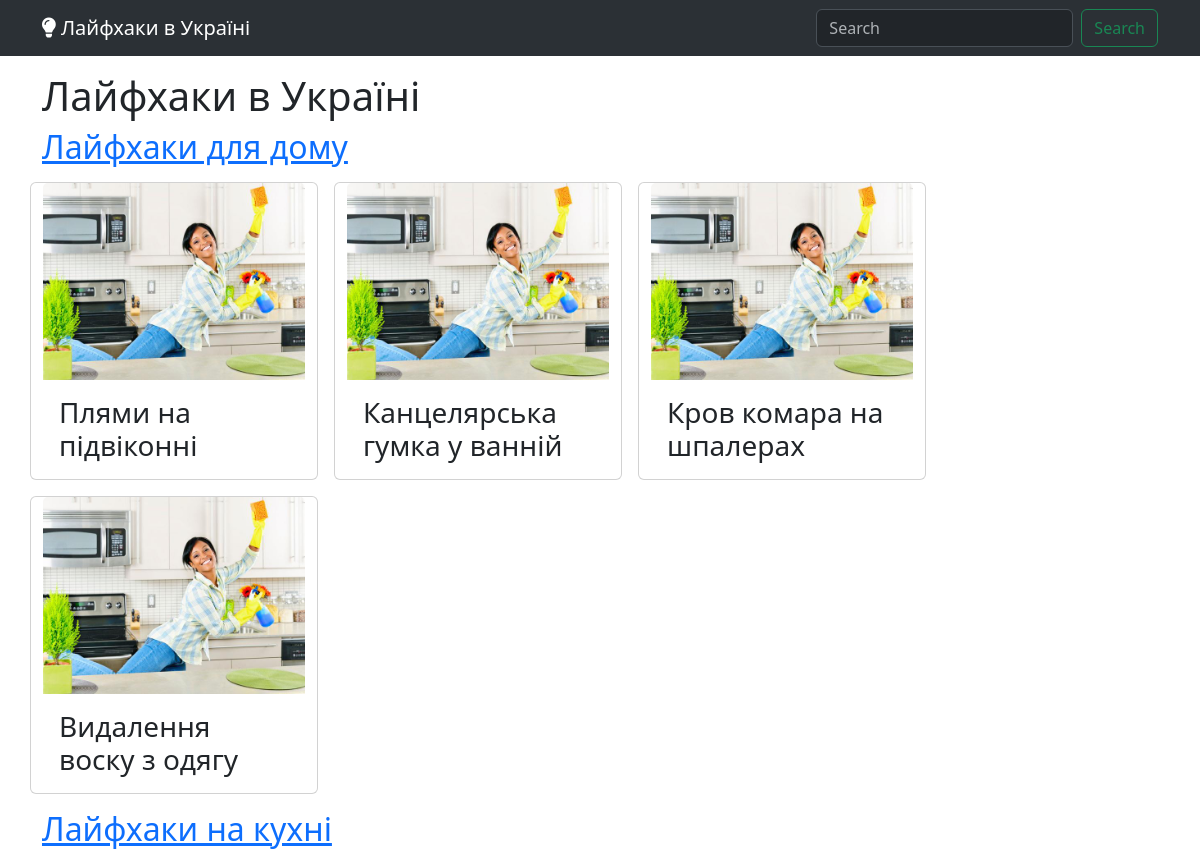
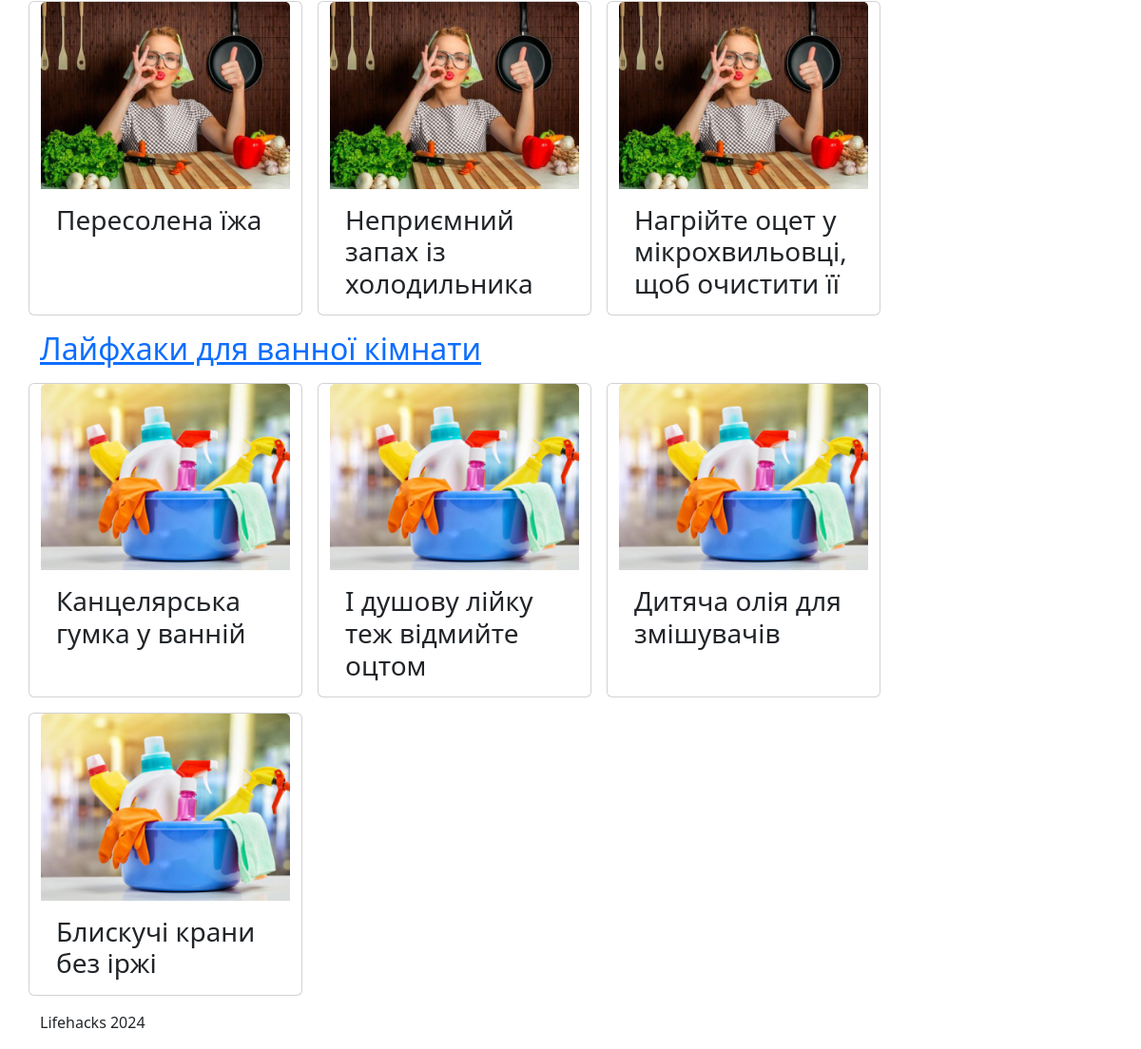
The page / on the database its author committed (2 pictures, top to bottom).
### blog/models.py (models this page shows, shortened)
class Category(models.Model):
    name = models.CharField(max_length=100)
    slug = models.CharField(max_length=100, unique=True, blank=True)
    image = models.ImageField(
        upload_to=category_image_upload_to, blank=True, null=True)
    description = models.TextField(blank=True, null=True)

class Post(models.Model):
    title = models.CharField(max_length=200)
    slug = models.CharField(max_length=200, unique=True, blank=True)
    content = models.TextField()
    image = models.CharField(max_length=200, blank=True, null=True)
    youtube = models.CharField(max_length=100, blank=True, null=True)
    tiktok = models.CharField(max_length=100, blank=True, null=True)
    categories = models.ManyToManyField(Category, related_name='posts')
    created_at = models.DateTimeField(auto_now_add=True)

### main/views.py (the view)
# urls.py: path('', views.index, name='index'),
def index(request):
    categories = Category.objects.all()
    return render(request, 'main/index.html', {"categories": categories, 'posts': []})

### main/templates/main/index.html (shortened to what this page needs)
{% extends 'layout.html' %}
{% block content %}
<section>
  <h1>Лайфхаки в Україні</h1>
  {% for category in categories %}
    {% if category.posts.count != 0 %}
    <a href="/posts/?category={{ category.slug }}">
      <h2>{{ category.description }}</h2>
    </a>
    <div class="row mb-3 mt-3 gap-3">
    {% for post in category.posts.all|slice:":4" %}
      <div class="card" style="width: 18rem;">
        <a href="/posts/{{ post.slug }}">
          <img src="{% if category.image %}/media/{{ category.image }}{% else %}/static/img/image.jpg{% endif %}" class="card-img-top" alt="...">
        </a>
        <div class="card-body">
          <h3 class="card-text">{{ post.title }}</h3>
        </div>
      </div>
    {% endfor %}
    </div>
    {% endif %}
  {% endfor %}
</section>
{% endblock %}

### rows shown on the page
Category: description "Лайфхаки для дому"
Post: image (picture), title "Плями на підвіконні"
Post: image (picture), title "Канцелярська гумка у ванній"
Post: image (picture), title "Кров комара на шпалерах"
Post: image (picture), title "Видалення воску з одягу"
Category: description "Лайфхаки на кухні"
Post: image (picture), title "Пересолена їжа"
Post: image (picture), title "Неприємний запах із холодильника"
Post: image (picture), title "Нагрійте оцет у мікрохвильовці, щоб очистити її"
Category: description "Лайфхаки для ванної кімнати"
Post: image (picture), title "І душову лійку теж відмийте оцтом"
Post: image (picture), title "Дитяча олія для змішувачів"
Post: image (picture), title "Блискучі крани без іржі"
